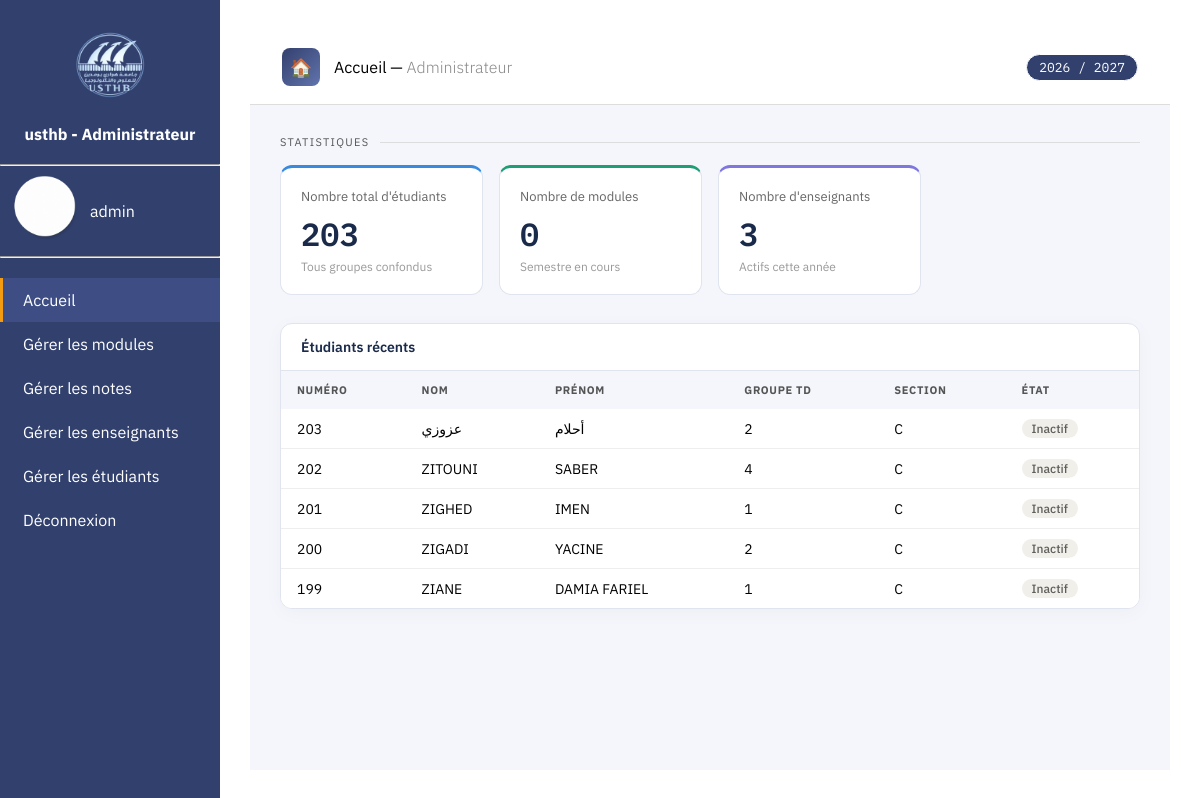
/admin-interface/acceuille1.php (signed in), run on the app's committed database.
### tables this page shows
CREATE TABLE `etudiants` (
  `numero` int(11) NOT NULL,
  `palier` varchar(5) NOT NULL,
  `specialite` varchar(10) NOT NULL,
  `section` varchar(5) NOT NULL,
  `matricule` varchar(20) NOT NULL,
  `nom` varchar(50) NOT NULL,
  `prenom` varchar(70) NOT NULL,
  `etat` varchar(15) NOT NULL,
  `groupe_td` int(11) NOT NULL
);

### admin-interface/acceuille1.php (the view, shortened to what this page needs)
<?php
require_once("../connexion.php");
$annee       = date("Y") . " / " . (date("Y") + 1);
$currentPage = basename($_SERVER['PHP_SELF']);
$nb_etudiants   = $pdo->query("SELECT COUNT(*) FROM etudiants")->fetchColumn();
$nb_modules     = $pdo->query("SELECT COUNT(*) FROM modules")->fetchColumn();
$nb_enseignants = $pdo->query("SELECT COUNT(*) FROM enseignants")->fetchColumn();
$etudiants = $pdo->query("SELECT numero, nom, prenom, groupe_td, section, etat FROM etudiants ORDER BY numero DESC LIMIT 5")->fetchAll(PDO::FETCH_ASSOC);
?>
<!DOCTYPE html>
<html lang="fr">
<head>
    <link rel="stylesheet" href="../prof-interface/style.css">
</head>
<body>
<div class="sidebar">
    <div style="text-align: center;">
        <img src="img/usthb1.png" width="100" height="100"/>
        <p><font color="#ffffff"><font size="3"><center><b>usthb - Administrateur</b></center></font></font></p>
    </div>
    <br><hr>
    <div style="display: flex; align-items: center;">
        <img src="img/prof.png" width="90" height="90"/>
        <center><font color="#ffffff"><font size="3"><?= $_SESSION['role'] ?></font></font></center>
    </div>
    <hr><br>
    <a href="acceuille1.php"              class="<?php if($currentPage == 'acceuille1.php') echo 'active'; ?>">Accueil</a>
    <a href="Gestion des modules.php"     class="<?php if($currentPage == 'Gestion des modules.php') echo 'active'; ?>">Gérer les modules</a>
    <a href="Gestion des notes.php"       class="<?php if($currentPage == 'Gestion_des_notes.php') echo 'active'; ?>">Gérer les notes</a>
    <a href="Gestion_des_enseignants.php" class="<?php if($currentPage == 'Gestion_des_enseignants.php') echo 'active'; ?>">Gérer les enseignants</a>
    <a href="gestiondesetudiants.php"     class="<?php if($currentPage == 'gestiondesetudiants.php') echo 'active'; ?>">Gérer les étudiants</a>
    <a href="logout.php"                  class="<?php if($currentPage == 'logout.php') echo 'active'; ?>">Déconnexion</a>
</div>
<div class="main">
    <div class="header">
        <div class="header-left">
            <div class="header-icon">🏠</div>
            <p style="color: #000; font-size: 16px;">Accueil — <span style="color: #888; font-weight: 300;">Administrateur</span></p>
        </div>
        <div class="year-badge"><?= $annee ?></div>
    </div>
    <div class="dashboard-content">
        <div class="section-title">statistiques</div>
        <div class="stats-grid">
            <div class="stat-card blue">
                <div class="stat-label">Nombre total d'étudiants</div>
                <div class="stat-value"><?= $nb_etudiants ?></div>
                <div class="stat-sub">Tous groupes confondus</div>
            </div>
            <div class="stat-card teal">
                <div class="stat-label">Nombre de modules</div>
                <div class="stat-value"><?= $nb_modules ?></div>
                <div class="stat-sub">Semestre en cours</div>
            </div>
            <div class="stat-card purple">
                <div class="stat-label">Nombre d'enseignants</div>
                <div class="stat-value"><?= $nb_enseignants ?></div>
                <div class="stat-sub">Actifs cette année</div>
            </div>
        </div>
        <div class="table-card">
            <div class="table-card-header">Étudiants récents</div>
            <table class="table2">
                <thead>
                    <tr>
                        <th>Numéro</th>
                        <th>Nom</th>
                        <th>Prénom</th>
                        <th>Groupe TD</th>
                        <th>Section</th>
                        <th>État</th>
                    </tr>
                </thead>
                <tbody>
                    <?php foreach ($etudiants as $e): ?>
                    <tr>
                        <td><?= htmlspecialchars($e['numero']) ?></td>
                        <td><?= htmlspecialchars($e['nom']) ?></td>
                        <td><?= htmlspecialchars($e['prenom']) ?></td>
                        <td><?= htmlspecialchars($e['groupe_td']) ?></td>
                        <td><?= htmlspecialchars($e['section']) ?></td>
                        <td>
                            <?php if(strtolower($e['etat']) === 'actif'): ?>
                                <span class="badge-actif">Actif</span>
                            <?php else: ?>
                                <span class="badge-inactif">Inactif</span>
                            <?php endif; ?>
                        </td>
                    </tr>
                    <?php endforeach; ?>
                </tbody>
            </table>
        </div>
    </div>
</div>
</body>
</html>

### prof-interface/style.css (style rules this page uses)
* { margin: 0; padding: 0; box-sizing: border-box; }
:root { --bg: #ffffff; --surface: #32406d; --card: #5F7FB3; --border: #ffffff; --accent: #32406d; --accent2: #6274ae; --text: #ffffff; --muted: #E6ECF5; }
body { display: flex; font-family: 'IBM Plex Sans', sans-serif; background: var(--bg); color: var(--text); min-height: 100vh; }
.sidebar { width: 220px; min-height: 100vh; background: var(--surface); padding: 20px 0; }
.sidebar a { display: block; color: #ffffff; text-decoration: none; padding: 12px 20px; border-left: 3px solid transparent; }
.sidebar a.active { background: #3e4e85; border-left: 3px solid #f39c12; }
.header { background: #ffffff; border-bottom: 1px solid #ddd; padding: 18px 32px; display: flex; justify-content: space-between; align-items: center; }
.header-left { display: flex; align-items: center; gap: 14px; }
.header-icon { width: 38px; height: 38px; background: linear-gradient(135deg, var(--accent), var(--accent2)); border-radius: 8px; display: flex; align-items: center; justify-content: center; font-size: 18px; }
.year-badge { font-family: 'IBM Plex Mono', monospace; font-size: 13px; background: var(--accent); color: white; padding: 4px 12px; border-radius: 20px; border: 1px solid var(--border); }
.main { flex: 1; display: flex; flex-direction: column; }
.section-title { font-size: 11px; text-transform: uppercase; letter-spacing: 0.12em; color: #555; margin-bottom: 16px; display: flex; align-items: center; gap: 10px; }
.section-title::after { content: ''; flex: 1; height: 1px; background: #ddd; }
table { width: 100%; border-collapse: collapse; margin-top: 24px; background: white; border-radius: 8px; overflow: hidden; }
th { background: #1a2a4a; color: white; padding: 12px 16px; text-align: left; font-size: 13px; }
td { padding: 10px 16px; border-bottom: 1px solid #eee; font-size: 14px; color: #000; }
tr:last-child td { border-bottom: none; }
.main { padding: 30px; }
.badge-inactif { background: #f1f5f9; color: #64748b; }
.table-card { background: #ffffff; border-radius: 16px; border: 1px solid #e0e4ef; overflow: hidden; box-shadow: 0 4px 20px rgba(0,0,0,0.03); }
.table-card table { width: 100%; }
.table-card-header { padding: 18px 24px; font-weight: 700; color: #1a2a4a; border-bottom: 1px solid #e0e4ef; display: flex; align-items: center; gap: 12px; }
.dashboard-content { padding: 30px; background: #f4f6fb; flex: 1; color: #000; }
.stats-grid { display: grid; grid-template-columns: repeat(auto-fill, minmax(200px, 1fr)); gap: 16px; margin-bottom: 28px; }
.stat-card { background: #fff; border: 1px solid #e0e4ef; border-radius: 12px; padding: 20px; }
.stat-card .stat-label { font-size: 13px; color: #666; margin-bottom: 8px; }
.stat-card .stat-value { font-size: 32px; font-weight: 600; color: #1a2a4a; font-family: 'IBM Plex Mono', monospace; }
.stat-card .stat-sub { font-size: 12px; color: #999; margin-top: 4px; }
.stat-card.blue { border-top: 3px solid #378ADD; }
.stat-card.teal { border-top: 3px solid #1D9E75; }
.stat-card.purple { border-top: 3px solid #7F77DD; }

### admin-interface/acceuille1.php (style rules this page uses)
.dashboard-content { padding: 30px; background: #f4f6fb; flex: 1; color: #000; }
.stats-grid { display: grid; grid-template-columns: repeat(auto-fill, minmax(200px, 1fr)); gap: 16px; margin-bottom: 28px; }
.stat-card { background: #ffffff; border: 1px solid #e0e4ef; border-radius: 12px; padding: 20px; }
.stat-card .stat-label { font-size: 13px; color: #666; margin-bottom: 8px; }
.stat-card .stat-value { font-size: 32px; font-weight: 600; color: #1a2a4a; font-family: 'IBM Plex Mono', monospace; }
.stat-card .stat-sub { font-size: 12px; color: #999; margin-top: 4px; }
.stat-card.blue { border-top: 3px solid #378ADD; }
.stat-card.teal { border-top: 3px solid #1D9E75; }
.stat-card.purple { border-top: 3px solid #7F77DD; }
.table-card { background: #ffffff; border: 1px solid #e0e4ef; border-radius: 12px; overflow: hidden; }
.table-card-header { padding: 14px 20px; font-size: 14px; font-weight: 600; color: #1a2a4a; border-bottom: 1px solid #e0e4ef; }
.table-card table { margin-top: 0; border-radius: 0; }
.table-card th { background: #f4f6fb; color: #555; font-size: 11px; text-transform: uppercase; letter-spacing: 0.06em; }
.badge-inactif { display: inline-block; background: #f1efea; color: #5f5e5a; padding: 2px 10px; border-radius: 20px; font-size: 12px; font-weight: 500; }

### data on the page
etudiants: numero "203", nom "عزوزي", prenom "أحلام", groupe_td "2", section "C", etat "Inactif"
etudiants: numero "202", nom "ZITOUNI", prenom "SABER", groupe_td "4", section "C", etat "Inactif"
etudiants: numero "201", nom "ZIGHED", prenom "IMEN", groupe_td "1", section "C", etat "Inactif"
etudiants: numero "200", nom "ZIGADI", prenom "YACINE", groupe_td "2", section "C", etat "Inactif"
etudiants: numero "199", nom "ZIANE", prenom "DAMIA FARIEL", groupe_td "1", section "C", etat "Inactif"

### other printed values
$_SESSION['role'] "admin"
$nb_etudiants "203"
$nb_modules "0"
$nb_enseignants "3"
